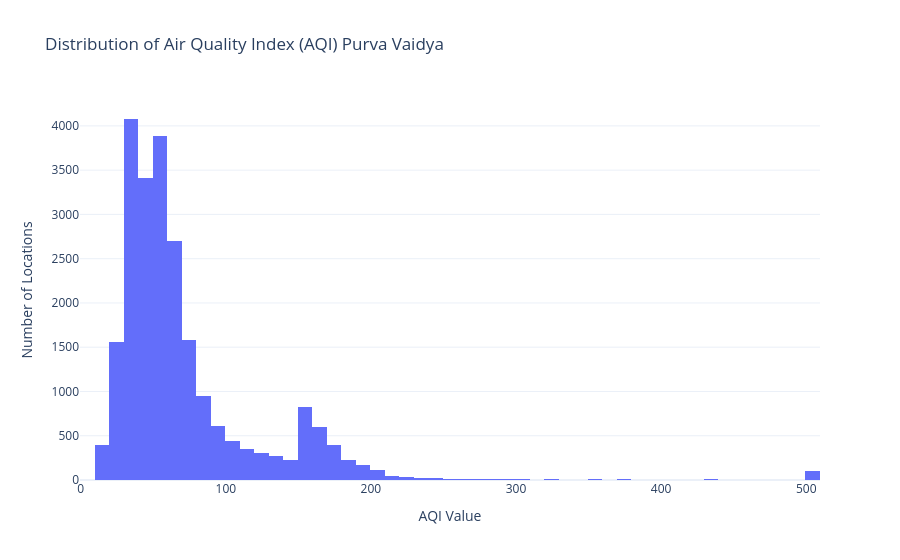

Notebook code cell kept with this figure:
### Code cell
fig = px.histogram(
    df,
    x="AQI Value",
    nbins=50,
    title="Distribution of Air Quality Index (AQI) Purva Vaidya",
    labels={
        "AQI Value": "Air Quality Index"
    }
)

fig.update_layout(
    xaxis_title="AQI Value",
    yaxis_title="Number of Locations",
    template="plotly_white"
)

fig.show()

### Figure 1 — Plotly figure (JSON) as saved in the notebook; plotly's stock layout.template omitted (floating-point values rounded to 4 significant figures; data arrays with more than 128 entries replaced by an {"elided": "..."} marker saying what was removed)
{"data": [{"bingroup": "x", "hovertemplate": "Air Quality Index=%{x}<br>count=%{y}<extra></extra>", "legendgroup": "", "marker": {"color": "#636efa", "pattern": {"shape": ""}}, "name": "", "nbinsx": 50, "orientation": "v", "showlegend": false, "type": "histogram", "x": {"elided": "23463 int values"}, "xaxis": "x", "yaxis": "y"}], "layout": {"barmode": "relative", "legend": {"tracegroupgap": 0}, "title": {"text": "Distribution of Air Quality Index (AQI) Purva Vaidya"}, "xaxis": {"anchor": "y", "domain": [0, 1], "title": {"text": "AQI Value"}}, "yaxis": {"anchor": "x", "domain": [0, 1], "title": {"text": "Number of Locations"}}}}
